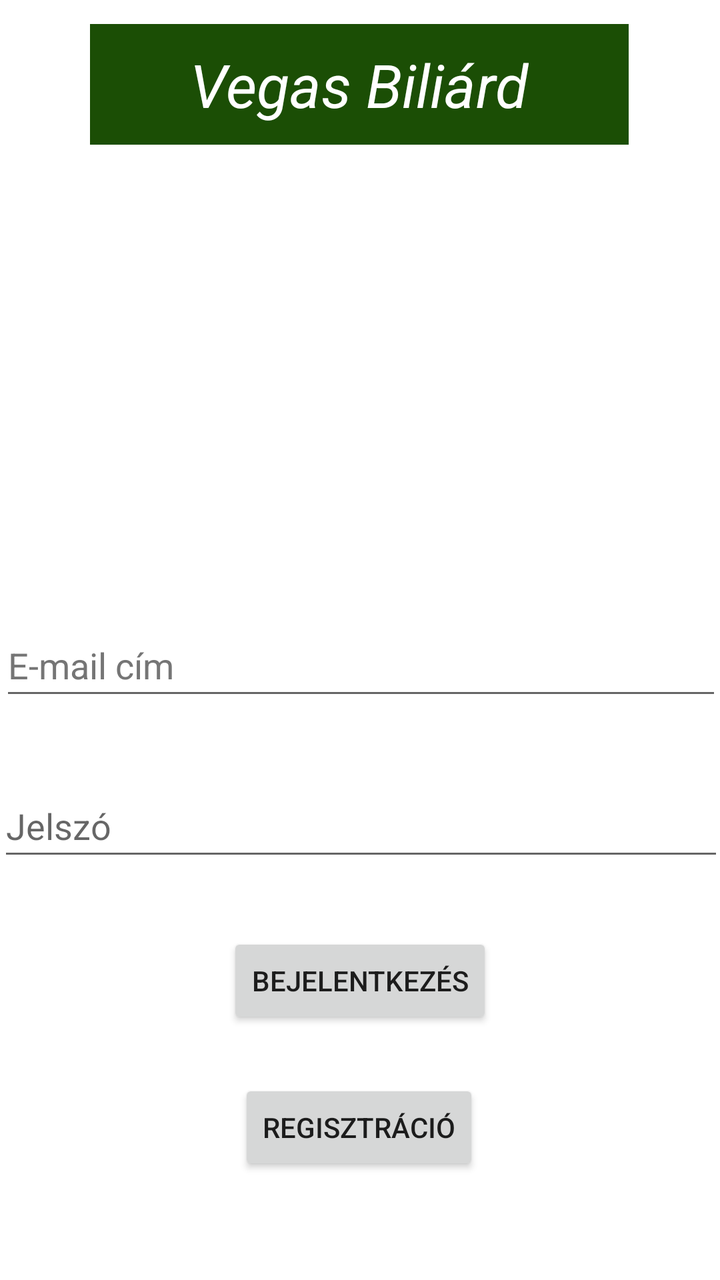
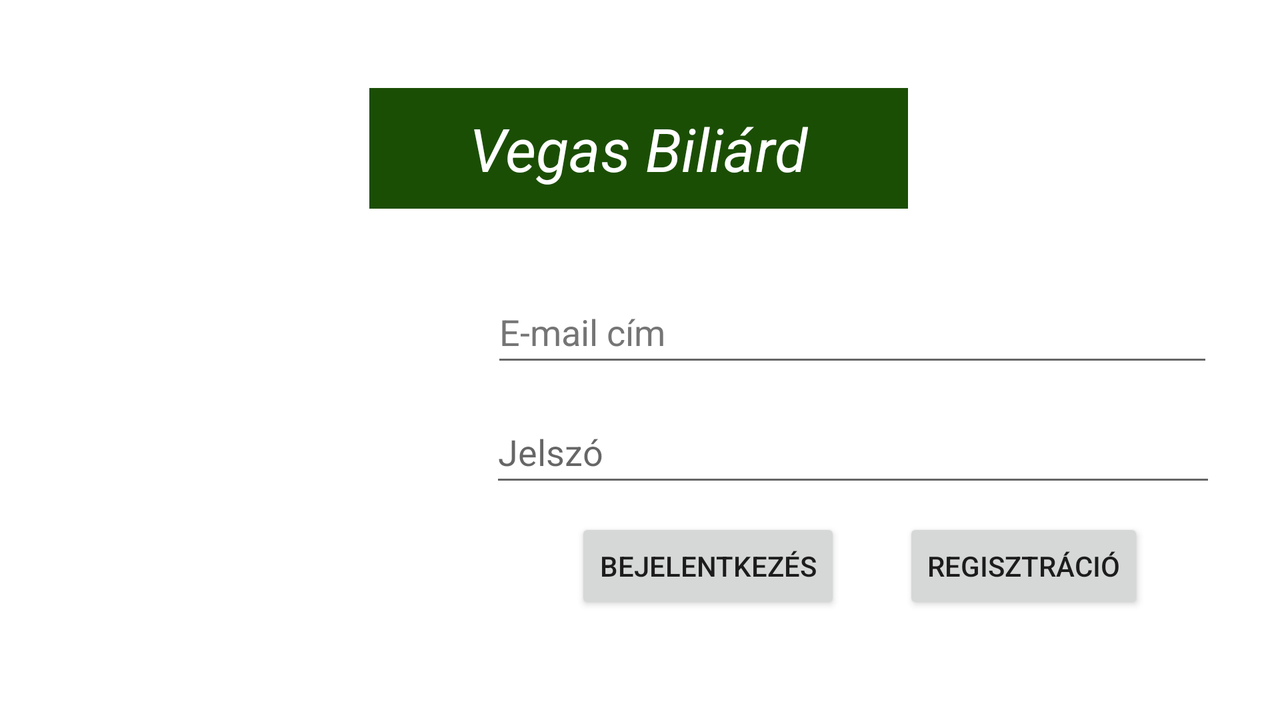

Compare how this app lays out the same screen by default and in its alternative resource folder. The renders come first, then the two layout files and the values they reference.
<!-- AndroidManifest.xml: application theme Theme.Vegas -->
<!-- res/layout/activity_main.xml -->
<?xml version="1.0" encoding="utf-8"?>
<androidx.constraintlayout.widget.ConstraintLayout xmlns:android="http://schemas.android.com/apk/res/android"
    xmlns:app="http://schemas.android.com/apk/res-auto"
    xmlns:tools="http://schemas.android.com/tools"
    android:layout_width="match_parent"
    android:layout_height="match_parent"
    tools:context=".MainActivity">


    <TextView
        android:id="@+id/welcome"
        android:layout_width="wrap_content"
        android:layout_height="wrap_content"
        android:layout_marginTop="12dp"
        android:background="@color/purple_500"
        android:paddingLeft="50dp"
        android:paddingTop="10dp"
        android:paddingRight="50dp"
        android:paddingBottom="10dp"
        android:text="@string/vegas_bili_rd"
        android:textColor="@color/white"
        android:textSize="30sp"
        android:textStyle="italic"
        app:layout_constraintEnd_toEndOf="parent"
        app:layout_constraintHorizontal_bias="0.496"
        app:layout_constraintStart_toStartOf="parent"
        app:layout_constraintTop_toTopOf="parent" />

    <EditText
        android:id="@+id/loginFelhasznalo"
        android:layout_width="361dp"
        android:layout_height="48dp"
        android:layout_marginTop="4dp"
        android:autofillHints="Felhasznalónév"
        android:hint="@string/e_mail_c_m"
        android:inputType="text"
        android:textColorHint="#757575"
        app:layout_constraintBottom_toTopOf="@+id/loginJelszo"
        app:layout_constraintEnd_toEndOf="parent"
        app:layout_constraintStart_toStartOf="parent"
        app:layout_constraintTop_toTopOf="parent"
        app:layout_constraintVertical_bias="0.904" />

    <EditText
        android:id="@+id/loginJelszo"
        android:layout_width="363dp"
        android:layout_height="48dp"
        android:autofillHints="Jelszó"
        android:hint="@string/jelsz"
        android:inputType="textPassword"
        app:layout_constraintBottom_toBottomOf="parent"
        app:layout_constraintEnd_toEndOf="parent"
        app:layout_constraintStart_toStartOf="parent"
        app:layout_constraintTop_toTopOf="parent"
        app:layout_constraintVertical_bias="0.654" />

    <Button
        android:id="@+id/login"
        android:layout_width="wrap_content"
        android:layout_height="wrap_content"
        android:onClick="login"
        android:text="@string/bejelentkez_s"
        app:layout_constraintBottom_toBottomOf="parent"
        app:layout_constraintEnd_toEndOf="parent"
        app:layout_constraintStart_toStartOf="parent"
        app:layout_constraintTop_toBottomOf="@+id/loginJelszo"

        app:layout_constraintVertical_bias="0.197" />

    <Button
        android:id="@+id/reg"
        android:layout_width="wrap_content"
        android:layout_height="wrap_content"
        android:text="@string/regisztr_ci"
        android:onClick="register"
        app:layout_constraintBottom_toBottomOf="parent"
        app:layout_constraintEnd_toEndOf="parent"
        app:layout_constraintHorizontal_bias="0.498"
        app:layout_constraintStart_toStartOf="parent"
        app:layout_constraintTop_toBottomOf="@+id/login"
        app:layout_constraintVertical_bias="0.327" />

    <ImageView
        android:id="@+id/imageView"
        android:layout_width="453dp"
        android:layout_height="298dp"
        android:layout_marginTop="32dp"
        app:layout_constraintEnd_toEndOf="parent"
        app:layout_constraintStart_toStartOf="parent"
        app:layout_constraintTop_toTopOf="parent"
        app:srcCompat="@drawable/biliardslogo" />

    <TextView
        android:id="@+id/logError"
        android:layout_width="wrap_content"
        android:layout_height="wrap_content"
        android:textColor="#FF0101"
        app:layout_constraintBottom_toTopOf="@+id/loginFelhasznalo"
        app:layout_constraintEnd_toEndOf="parent"
        app:layout_constraintHorizontal_bias="0.498"
        app:layout_constraintStart_toStartOf="parent"
        app:layout_constraintTop_toBottomOf="@+id/welcome"
        app:layout_constraintVertical_bias="1.0" />


</androidx.constraintlayout.widget.ConstraintLayout>
<!-- resources referenced by this layout -->
<resources>
  <color name="purple_500">#1B4E05</color>
  <color name="white">#FFFFFFFF</color>
  <string name="bejelentkez_s">Bejelentkezés</string>
  <string name="e_mail_c_m">E-mail cím</string>
  <string name="jelsz">Jelszó</string>
  <string name="regisztr_ci">Regisztráció</string>
  <string name="vegas_bili_rd">Vegas Biliárd</string>
  <style name="Theme.Vegas" parent="Theme.MaterialComponents.DayNight.DarkActionBar">
          
          <item name="colorPrimary">@color/purple_500</item>
          <item name="colorPrimaryVariant">@color/purple_700</item>
          <item name="colorOnPrimary">@color/white</item>
          
          <item name="colorSecondary">@color/teal_200</item>
          <item name="colorSecondaryVariant">@color/teal_700</item>
          <item name="colorOnSecondary">@color/black</item>
          
          <item name="android:statusBarColor" tools:targetApi="l">?attr/colorPrimaryVariant</item>
          
      </style>
  <color name="purple_700">#FF3700B3</color>
  <color name="teal_200">#FF03DAC5</color>
  <color name="teal_700">#FF018786</color>
  <color name="black">#FF000000</color>
</resources>
<!-- res/layout-land/activity_main.xml (the author's variant of the layout above) -->
<!-- drawn on the phone turned sideways -->
<?xml version="1.0" encoding="utf-8"?>
<androidx.constraintlayout.widget.ConstraintLayout xmlns:android="http://schemas.android.com/apk/res/android"
    xmlns:app="http://schemas.android.com/apk/res-auto"
    xmlns:tools="http://schemas.android.com/tools"
    android:layout_width="match_parent"
    android:layout_height="match_parent"
    tools:context=".MainActivity">


    <TextView
        android:id="@+id/welcome"
        android:layout_width="wrap_content"
        android:layout_height="wrap_content"
        android:layout_marginTop="44dp"
        android:background="@color/purple_500"
        android:paddingLeft="50dp"
        android:paddingTop="10dp"
        android:paddingRight="50dp"
        android:paddingBottom="10dp"
        android:text="@string/vegas_bili_rd"
        android:textColor="@color/white"
        android:textSize="30sp"
        android:textStyle="italic"
        app:layout_constraintEnd_toEndOf="parent"
        app:layout_constraintHorizontal_bias="0.498"
        app:layout_constraintStart_toStartOf="parent"
        app:layout_constraintTop_toTopOf="parent" />

    <EditText
        android:id="@+id/loginFelhasznalo"
        android:layout_width="361dp"
        android:layout_height="48dp"
        android:layout_marginTop="36dp"
        android:autofillHints="Felhasznalónév"
        android:hint="@string/e_mail_c_m"
        android:inputType="text"
        android:textColorHint="#757575"
        app:layout_constraintEnd_toEndOf="parent"
        app:layout_constraintHorizontal_bias="0.881"
        app:layout_constraintStart_toStartOf="parent"
        app:layout_constraintTop_toBottomOf="@+id/welcome" />

    <EditText
        android:id="@+id/loginJelszo"
        android:layout_width="363dp"
        android:layout_height="48dp"
        android:autofillHints="Jelszó"
        android:hint="@string/jelsz"
        android:inputType="textPassword"
        app:layout_constraintBottom_toBottomOf="parent"
        app:layout_constraintEnd_toEndOf="parent"
        app:layout_constraintHorizontal_bias="0.885"
        app:layout_constraintStart_toStartOf="parent"
        app:layout_constraintTop_toBottomOf="@+id/loginFelhasznalo"
        app:layout_constraintVertical_bias="0.097" />

    <Button
        android:id="@+id/login"
        android:layout_width="wrap_content"
        android:layout_height="wrap_content"
        android:layout_marginTop="10dp"
        android:layout_marginBottom="50dp"
        android:onClick="login"
        android:text="@string/bejelentkez_s"
        app:layout_constraintBottom_toBottomOf="parent"

        app:layout_constraintEnd_toEndOf="parent"
        app:layout_constraintHorizontal_bias="0.567"
        app:layout_constraintStart_toStartOf="parent"
        app:layout_constraintTop_toBottomOf="@+id/loginJelszo"
        app:layout_constraintVertical_bias="0.181" />

    <Button
        android:id="@+id/reg"
        android:layout_width="wrap_content"
        android:layout_height="wrap_content"
        android:layout_marginTop="10dp"
        android:layout_marginBottom="50dp"
        android:onClick="register"
        android:text="@string/regisztr_ci"
        app:layout_constraintBottom_toBottomOf="parent"
        app:layout_constraintEnd_toEndOf="parent"
        app:layout_constraintHorizontal_bias="0.317"
        app:layout_constraintStart_toEndOf="@+id/login"
        app:layout_constraintTop_toBottomOf="@+id/loginJelszo"
        app:layout_constraintVertical_bias="0.181" />

    <ImageView
        android:id="@+id/imageView"
        android:layout_width="280dp"
        android:layout_height="214dp"
        android:layout_marginTop="116dp"
        app:layout_constraintEnd_toEndOf="parent"
        app:layout_constraintHorizontal_bias="0.057"
        app:layout_constraintStart_toStartOf="parent"
        app:layout_constraintTop_toTopOf="parent"
        app:srcCompat="@drawable/biliardslogo" />

    <TextView
        android:id="@+id/logError"
        android:layout_width="wrap_content"
        android:layout_height="wrap_content"
        android:textColor="#FF0101"
        app:layout_constraintBottom_toTopOf="@+id/loginFelhasznalo"
        app:layout_constraintEnd_toEndOf="parent"
        app:layout_constraintHorizontal_bias="0.694"
        app:layout_constraintStart_toStartOf="parent"
        app:layout_constraintTop_toBottomOf="@+id/welcome"
        app:layout_constraintVertical_bias="0.333" />


</androidx.constraintlayout.widget.ConstraintLayout>
